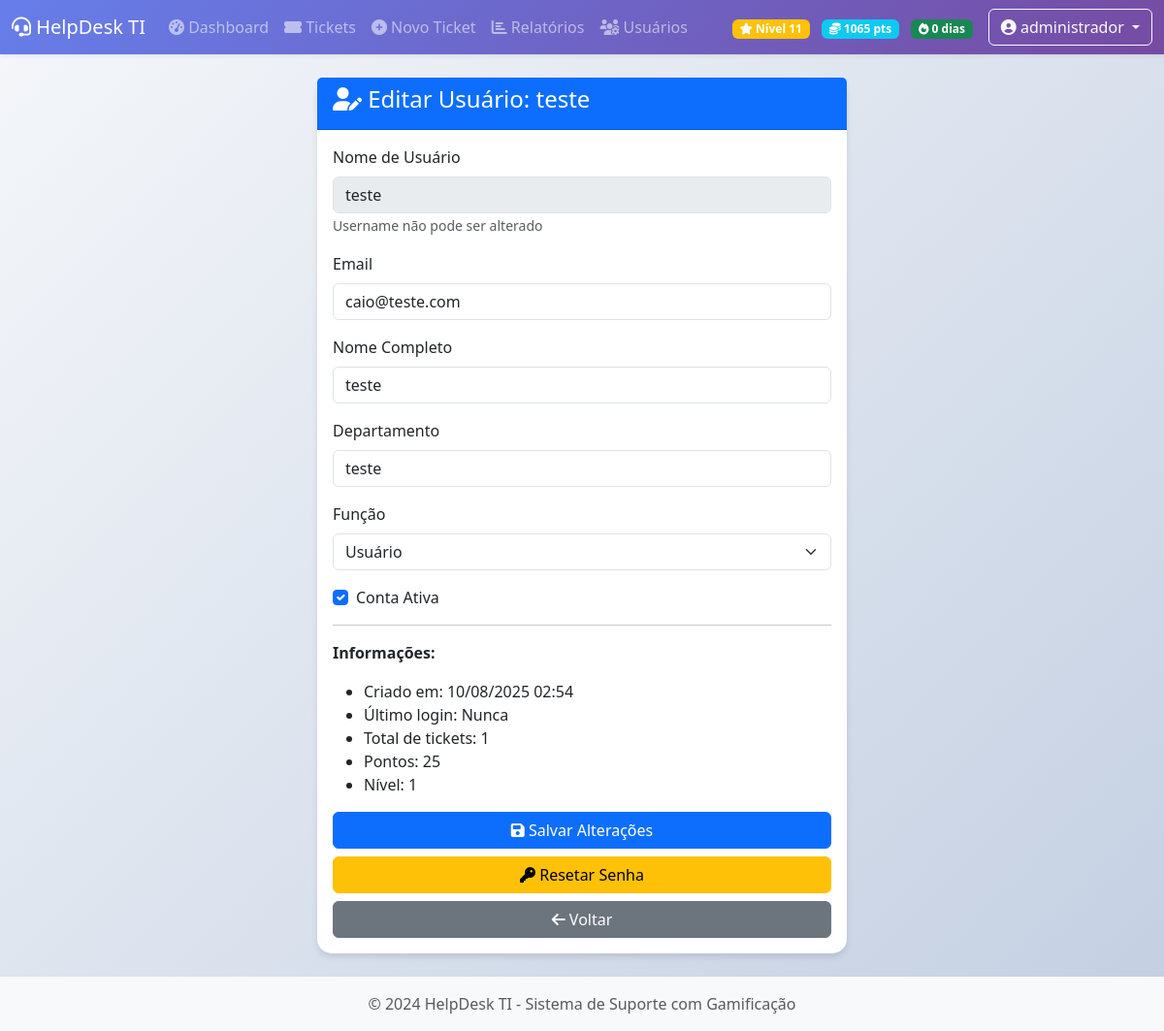
Page /admin/users/1/edit (signed in) on the earlier database version.
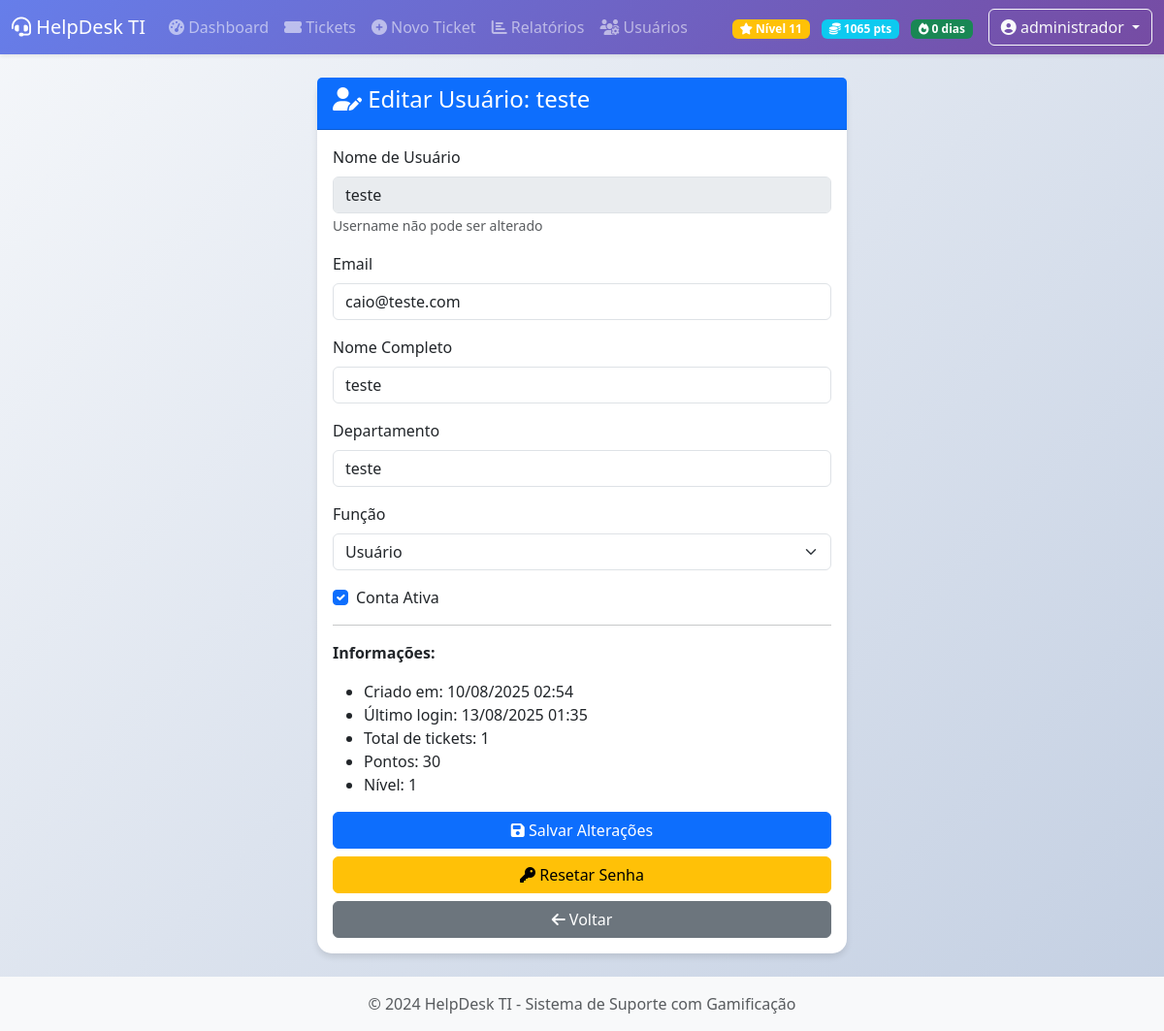
Same page on the later database version.
### app.py (models this page shows, shortened)
class User(UserMixin, db.Model):
    id = db.Column(db.Integer, primary_key=True)
    username = db.Column(db.String(80), unique=True, nullable=False)
    email = db.Column(db.String(120), unique=True, nullable=False)
    password_hash = db.Column(db.String(200), nullable=False)
    full_name = db.Column(db.String(200), nullable=False)
    role = db.Column(db.String(50), default='user')  # admin, technician, user
    department = db.Column(db.String(100))
    is_active = db.Column(db.Boolean, default=True)
    created_at = db.Column(db.DateTime, default=datetime.utcnow)
    created_by = db.Column(db.Integer, db.ForeignKey('user.id'))
    last_login = db.Column(db.DateTime)
    points = db.Column(db.Integer, default=0)
    level = db.Column(db.Integer, default=1)
    badges = db.Column(db.Text, default='[]')
    streak_days = db.Column(db.Integer, default=0)
    creator = db.relationship('User', remote_side=[id], backref='created_users')
    @property
    def tickets_count(self):
        return Ticket.query.filter_by(user_id=self.id).count()

### app.py (the view, shortened to what this page needs)
@app.route('/admin/users/<int:user_id>/edit', methods=['GET', 'POST'])
@admin_required
def admin_edit_user(user_id):
    user = User.query.get_or_404(user_id)
    form = UserEditForm(obj=user)
    return render_template('admin/edit_user.html', form=form, user=user)

### app.py
class UserEditForm(FlaskForm):
    email = StringField('Email', validators=[
        DataRequired(message='Campo obrigatório'),
        Email(message='Email inválido')
    ])
    full_name = StringField('Nome Completo', validators=[
        DataRequired(message='Campo obrigatório')
    ])
    department = StringField('Departamento', validators=[
        DataRequired(message='Campo obrigatório')
    ])
    role = SelectField('Função', choices=[
        ('user', 'Usuário'),
        ('technician', 'Técnico'),
        ('admin', 'Administrador')
    ])
    is_active = BooleanField('Conta Ativa')

### app.py (called while the page is built)
def admin_required(f):
    @wraps(f)
    @login_required
    def decorated_function(*args, **kwargs):
        if not current_user.is_authenticated or current_user.role != 'admin':
            flash('Acesso negado. Apenas administradores.', 'danger')
            return redirect(url_for('dashboard'))
        return f(*args, **kwargs)
    return decorated_function

@login_manager.user_loader
def load_user(user_id):
    return User.query.get(int(user_id))

### templates/admin/edit_user.html (shortened to what this page needs)
{% extends "base.html" %}
{% block content %}
<div class="container">
    <div class="row justify-content-center">
        <div class="col-md-6">
            <div class="card">
                <div class="card-header bg-primary text-white">
                    <h4><i class="fas fa-user-edit"></i> Editar Usuário: {{ user.username }}</h4>
                </div>
                <div class="card-body">
                    <form method="POST">
                        <div class="mb-3">
                            <label class="form-label">Nome de Usuário</label>
                            <input type="text" class="form-control" value="{{ user.username }}" disabled>
                            <small class="text-muted">Username não pode ser alterado</small>
                        </div>
                        <div class="mb-3">
                            {{ form.email.label(class="form-label") }}
                            {{ form.email(class="form-control") }}
                        </div>
                        <div class="mb-3">
                            {{ form.full_name.label(class="form-label") }}
                            {{ form.full_name(class="form-control") }}
                        </div>
                        <div class="mb-3">
                            {{ form.department.label(class="form-label") }}
                            {{ form.department(class="form-control") }}
                        </div>
                        <div class="mb-3">
                            {{ form.role.label(class="form-label") }}
                            {{ form.role(class="form-select") }}
                        </div>
                        <div class="mb-3">
                            <div class="form-check">
                                {{ form.is_active(class="form-check-input") }}
                                {{ form.is_active.label(class="form-check-label") }}
                            </div>
                        </div>
                        <hr>
                        <div class="mb-3">
                            <p><strong>Informações:</strong></p>
                            <ul>
                                <li>Criado em: {{ user.created_at.strftime('%d/%m/%Y %H:%M') }}</li>
                                <li>Último login: {{ user.last_login.strftime('%d/%m/%Y %H:%M') if user.last_login else 'Nunca' }}</li>
                                <li>Total de tickets: {{ user.tickets_count }}</li>
                                <li>Pontos: {{ user.points }}</li>
                                <li>Nível: {{ user.level }}</li>
                            </ul>
                        </div>
                        <div class="d-grid gap-2">
                            <button type="submit" class="btn btn-primary">
                                <i class="fas fa-save"></i> Salvar Alterações
                            </button>
                            <a href="{{ url_for('admin_reset_password', user_id=user.id) }}" class="btn btn-warning">
                                <i class="fas fa-key"></i> Resetar Senha
                            </a>
                            <a href="{{ url_for('admin_users') }}" class="btn btn-secondary">
                                <i class="fas fa-arrow-left"></i> Voltar
                            </a>
                        </div>
                    </form>
                </div>
            </div>
        </div>
    </div>
</div>
{% endblock %}

Differences in the rows shown:
changed User "teste": last_login "Nunca" → "13/08/2025 01:35"; points "25" → "30"
